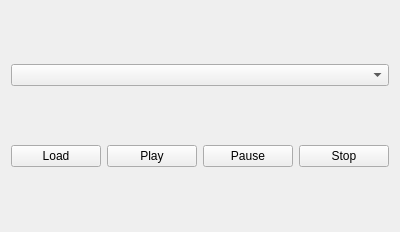
<?xml version="1.0" encoding="UTF-8"?>
<ui version="4.0">
 <class>Form</class>
 <widget class="QWidget" name="Form">
  <property name="geometry">
   <rect>
    <x>0</x>
    <y>0</y>
    <width>400</width>
    <height>232</height>
   </rect>
  </property>
  <property name="windowTitle">
   <string>Form</string>
  </property>
  <layout class="QVBoxLayout" name="verticalLayout">
   <item>
    <widget class="QComboBox" name="comboBox"/>
   </item>
   <item>
    <layout class="QHBoxLayout" name="horizontalLayout">
     <item>
      <widget class="QPushButton" name="pushButton">
       <property name="text">
        <string>Load</string>
       </property>
      </widget>
     </item>
     <item>
      <widget class="QPushButton" name="playButton">
       <property name="text">
        <string>Play</string>
       </property>
      </widget>
     </item>
     <item>
      <widget class="QPushButton" name="pauseButton">
       <property name="text">
        <string>Pause</string>
       </property>
      </widget>
     </item>
     <item>
      <widget class="QPushButton" name="stopButton">
       <property name="text">
        <string>Stop</string>
       </property>
      </widget>
     </item>
    </layout>
   </item>
  </layout>
 </widget>
 <resources/>
 <connections/>
</ui>
